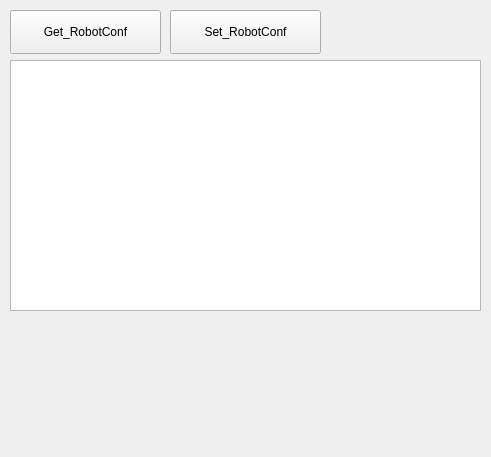
<?xml version="1.0" encoding="UTF-8"?>
<ui version="4.0">
 <class>FormRobotConf</class>
 <widget class="QWidget" name="FormRobotConf">
  <property name="geometry">
   <rect>
    <x>0</x>
    <y>0</y>
    <width>491</width>
    <height>457</height>
   </rect>
  </property>
  <property name="windowTitle">
   <string>Form</string>
  </property>
  <widget class="QTextEdit" name="txtRobotConf">
   <property name="geometry">
    <rect>
     <x>10</x>
     <y>60</y>
     <width>471</width>
     <height>251</height>
    </rect>
   </property>
  </widget>
  <widget class="QPushButton" name="btnGetRobotConf">
   <property name="geometry">
    <rect>
     <x>10</x>
     <y>10</y>
     <width>151</width>
     <height>44</height>
    </rect>
   </property>
   <property name="text">
    <string>Get_RobotConf</string>
   </property>
  </widget>
  <widget class="QPushButton" name="btnSetRobotConf">
   <property name="geometry">
    <rect>
     <x>170</x>
     <y>10</y>
     <width>151</width>
     <height>44</height>
    </rect>
   </property>
   <property name="text">
    <string>Set_RobotConf</string>
   </property>
  </widget>
 </widget>
 <resources/>
 <connections/>
</ui>
